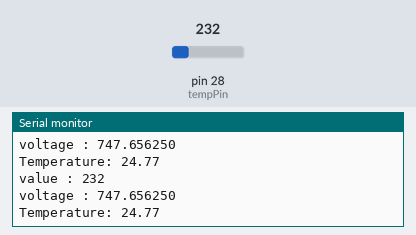
The program below on a simulated Teensy 3. Shown: the last lines printed to the serial monitor. The test bench sets the inputs (shaded band); at power-on: pin 28 (tempPin) = 232 (analog values on the 0–1023 scale).

Above: at 3.2 s.
3.3 s: pin 28 (tempPin) set to 250
At 4.6 s:
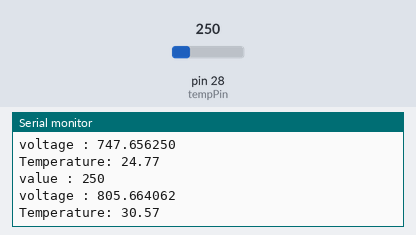
4.8 s: pin 28 (tempPin) set to 266
At 5.8 s:
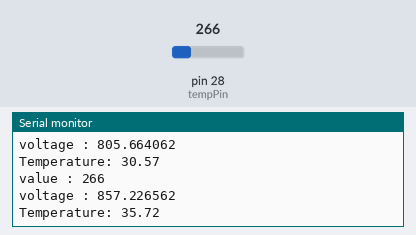
Timing chart, 0 to 7.8 s (numbered marks = the images above; inputs shaded):
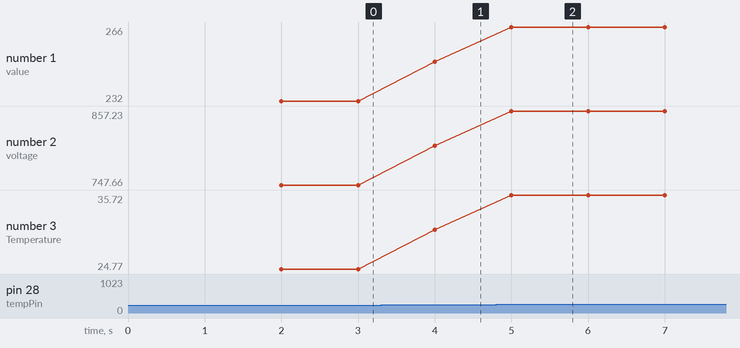

The program:

main.cpp
```cpp
#include <Arduino.h>

#define tempPin A14
#define ADC_Resolution (10)
#define VOLTAGE_OFFEST (500)
#define MILLIVOLTS_PER_CELSIUS (10)
#define VOLTAGE_RESOLUTION ((3.3f * 1000) / (1 << ADC_Resolution))

void setup()
{
  // put your setup code here, to run once:
  // Begin serial communication at a baud rate of 9600:
  Serial.begin(9600);
  delay(2000);
  // Set the ADC resolution
  analogReadResolution(ADC_Resolution);
}

void loop()
{
  // value : Read the pin (A14) using analogRead
  uint16_t value = analogRead(tempPin);
  Serial.printf("value : %d\n", value);

  // voltage: Convert the read value to a voltage in millivolts
  float voltage = value * VOLTAGE_RESOLUTION;
  Serial.printf("voltage : %f\n", voltage);

  // tempreature : ((voltage - 500) / 10)
  float current_temp = (voltage - VOLTAGE_OFFEST) / MILLIVOLTS_PER_CELSIUS;

  // Print tempreature to the terminal
  Serial.printf("Temperature: %.2f\n", current_temp);

  delay(1000);

  // put your main code here, to run repeatedly:
}
```

Measured:
- after the input at 3.3 s, the serial monitor: prints a new line after 0.70 s (image 1)
- after the input at 4.8 s, the serial monitor: prints a new line after 0.20 s (image 2)
- plotted number 1: 232 → 250 after the input at 3.3 s, 250 → 266 after the input at 4.8 s
- plotted number 2: 747.66 → 805.66 after the input at 3.3 s, 805.66 → 857.23 after the input at 4.8 s
- plotted number 3: 24.77 → 30.57 after the input at 3.3 s, 30.57 → 35.72 after the input at 4.8 s
